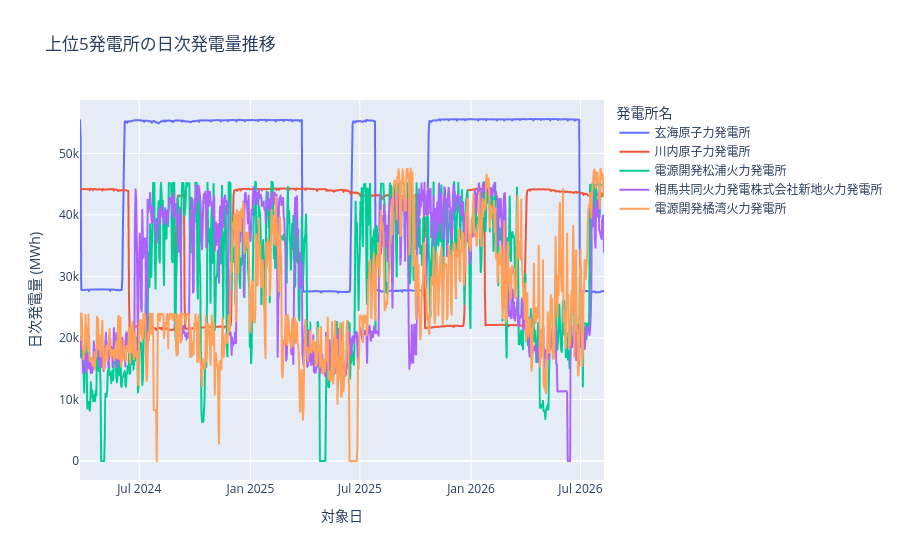

The notebook cell this image was saved under:
### Markdown cell above
## 9. 上位発電所の日次発電量推移

セクション7で求めた上位5発電所について、日次発電量の推移を重ねて比較する。

### Code cell
TOP_N_TREND = 5
top_plant_codes = top_plants.head(TOP_N_TREND)["power_plant_code"].to_list()

daily_by_top_plant = (
    df.filter(pl.col("power_plant_code").is_in(top_plant_codes))
    .group_by(["target_date", "power_plant_name"])
    .agg((pl.col("generation_kwh").sum() / 1e3).alias("total_mwh"))
    .sort("target_date")
)

fig = px.line(
    daily_by_top_plant,
    x="target_date",
    y="total_mwh",
    color="power_plant_name",
    title=f"上位{TOP_N_TREND}発電所の日次発電量推移",
    labels={
        "target_date": "対象日",
        "total_mwh": "日次発電量 (MWh)",
        "power_plant_name": "発電所名",
    },
)
fig.show()

### Figure 1 — Plotly figure (JSON) as saved in the notebook; plotly's stock layout.template omitted (floating-point values rounded to 4 significant figures; data arrays with more than 128 entries replaced by an {"elided": "..."} marker saying what was removed)
{"data": [{"hovertemplate": "発電所名=玄海原子力発電所<br>対象日=%{x}<br>日次発電量 (MWh)=%{y}<extra></extra>", "legendgroup": "玄海原子力発電所", "line": {"color": "#636efa", "dash": "solid"}, "marker": {"symbol": "circle"}, "mode": "lines", "name": "玄海原子力発電所", "showlegend": true, "type": "scattergl", "x": {"elided": "868 str values"}, "xaxis": "x", "y": {"elided": "868 float values"}, "yaxis": "y"}, {"hovertemplate": "発電所名=川内原子力発電所<br>対象日=%{x}<br>日次発電量 (MWh)=%{y}<extra></extra>", "legendgroup": "川内原子力発電所", "line": {"color": "#EF553B", "dash": "solid"}, "marker": {"symbol": "circle"}, "mode": "lines", "name": "川内原子力発電所", "showlegend": true, "type": "scattergl", "x": {"elided": "868 str values"}, "xaxis": "x", "y": {"elided": "868 float values"}, "yaxis": "y"}, {"hovertemplate": "発電所名=電源開発松浦火力発電所<br>対象日=%{x}<br>日次発電量 (MWh)=%{y}<extra></extra>", "legendgroup": "電源開発松浦火力発電所", "line": {"color": "#00cc96", "dash": "solid"}, "marker": {"symbol": "circle"}, "mode": "lines", "name": "電源開発松浦火力発電所", "showlegend": true, "type": "scattergl", "x": {"elided": "868 str values"}, "xaxis": "x", "y": {"elided": "868 float values"}, "yaxis": "y"}, {"hovertemplate": "発電所名=相馬共同火力発電株式会社新地火力発電所<br>対象日=%{x}<br>日次発電量 (MWh)=%{y}<extra></extra>", "legendgroup": "相馬共同火力発電株式会社新地火力発電所", "line": {"color": "#ab63fa", "dash": "solid"}, "marker": {"symbol": "circle"}, "mode": "lines", "name": "相馬共同火力発電株式会社新地火力発電所", "showlegend": true, "type": "scattergl", "x": {"elided": "868 str values"}, "xaxis": "x", "y": {"elided": "868 float values"}, "yaxis": "y"}, {"hovertemplate": "発電所名=電源開発橘湾火力発電所<br>対象日=%{x}<br>日次発電量 (MWh)=%{y}<extra></extra>", "legendgroup": "電源開発橘湾火力発電所", "line": {"color": "#FFA15A", "dash": "solid"}, "marker": {"symbol": "circle"}, "mode": "lines", "name": "電源開発橘湾火力発電所", "showlegend": true, "type": "scattergl", "x": {"elided": "868 str values"}, "xaxis": "x", "y": {"elided": "868 float values"}, "yaxis": "y"}], "layout": {"legend": {"title": {"text": "発電所名"}, "tracegroupgap": 0}, "title": {"text": "上位5発電所の日次発電量推移"}, "xaxis": {"anchor": "y", "domain": [0, 1], "title": {"text": "対象日"}}, "yaxis": {"anchor": "x", "domain": [0, 1], "title": {"text": "日次発電量 (MWh)"}}}}
